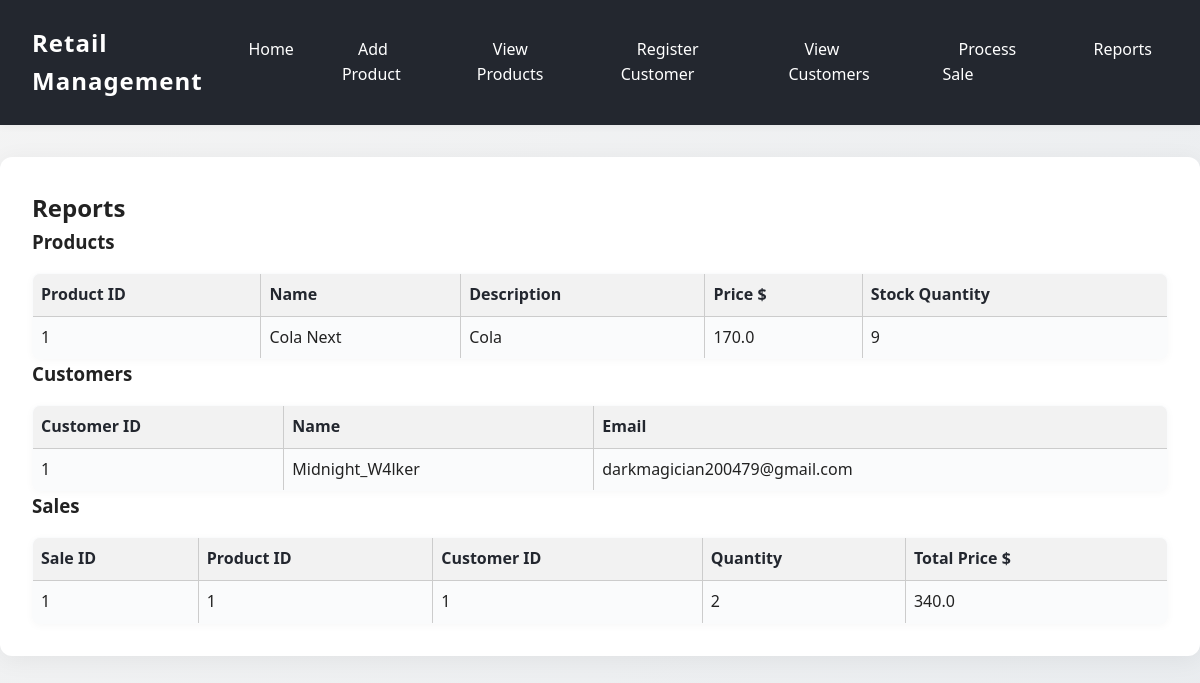
The page /reports on the database as committed earlier.
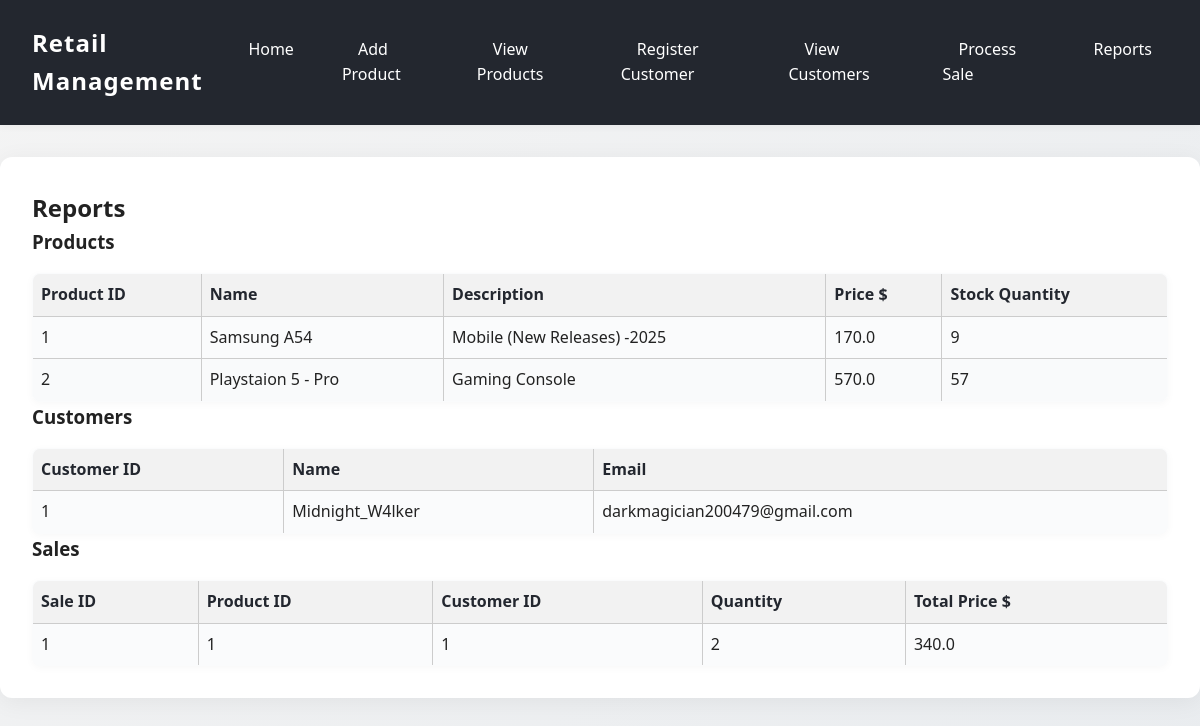
The same page on the database as committed later.
### app.py (models this page shows)
class Product(db.Model):
    product_id = db.Column(db.Integer, primary_key=True)
    name = db.Column(db.String(100), nullable=False)
    description = db.Column(db.String(200), nullable=False)
    price = db.Column(db.Float, nullable=False)
    stock_quantity = db.Column(db.Integer, nullable=False)
    sales = db.relationship("Sale", back_populates="product")

class Customer(db.Model):
    customer_id = db.Column(db.Integer, primary_key=True)
    name = db.Column(db.String(100), nullable=False)
    email = db.Column(db.String(100), nullable=False)
    sales = db.relationship("Sale", back_populates="customer")

class Sale(db.Model):
    sale_id = db.Column(db.Integer, primary_key=True)
    product_id = db.Column(
        db.Integer, db.ForeignKey("product.product_id"), nullable=False
    )
    customer_id = db.Column(
        db.Integer, db.ForeignKey("customer.customer_id"), nullable=False
    )
    quantity = db.Column(db.Integer, nullable=False)
    total_price = db.Column(db.Float, nullable=False)
    product = db.relationship("Product", back_populates="sales")
    customer = db.relationship("Customer", back_populates="sales")

### app.py (the view)
@app.route("/reports")
def reports():
    products = Product.query.all()
    customers = Customer.query.all()
    sales = Sale.query.all()
    return render_template(
        "reports.html", products=products, customers=customers, sales=sales
    )

### templates/reports.html
{% extends 'base.html' %}
{% block content %}
<h2>Reports</h2>
<h3>Products</h3>
<table>
    <thead>
        <tr>
            <th>Product ID</th>
            <th>Name</th>
            <th>Description</th>
            <th>Price $</th>
            <th>Stock Quantity</th>
        </tr>
    </thead>
    <tbody>
        {% for product in products %}
        <tr>
            <td>{{ product.product_id }}</td>
            <td>{{ product.name }}</td>
            <td>{{ product.description }}</td>
            <td>{{ product.price }}</td>
            <td>{{ product.stock_quantity }}</td>
        </tr>
        {% endfor %}
    </tbody>
</table>
<h3>Customers</h3>
<table>
    <thead>
        <tr>
            <th>Customer ID</th>
            <th>Name</th>
            <th>Email</th>
        </tr>
    </thead>
    <tbody>
        {% for customer in customers %}
        <tr>
            <td>{{ customer.customer_id }}</td>
            <td>{{ customer.name }}</td>
            <td>{{ customer.email }}</td>
        </tr>
        {% endfor %}
    </tbody>
</table>
<h3>Sales</h3>
<table>
    <thead>
        <tr>
            <th>Sale ID</th>
            <th>Product ID</th>
            <th>Customer ID</th>
            <th>Quantity</th>
            <th>Total Price $</th>
        </tr>
    </thead>
    <tbody>
        {% for sale in sales %}
        <tr>
            <td>{{ sale.sale_id }}</td>
            <td>{{ sale.product_id }}</td>
            <td>{{ sale.customer_id }}</td>
            <td>{{ sale.quantity }}</td>
            <td>{{ sale.total_price }}</td>
        </tr>
        {% endfor %}
    </tbody>
</table>
{% endblock %}

Rows that differ between the two databases and show on the page:
changed Product id 1: name "Cola Next" → "Samsung A54"; description "Cola" → "Mobile (New Releases) -2025"
added Product: product_id "2", name "Playstaion 5 - Pro", description "Gaming Console", price "570.0", stock_quantity "57"
